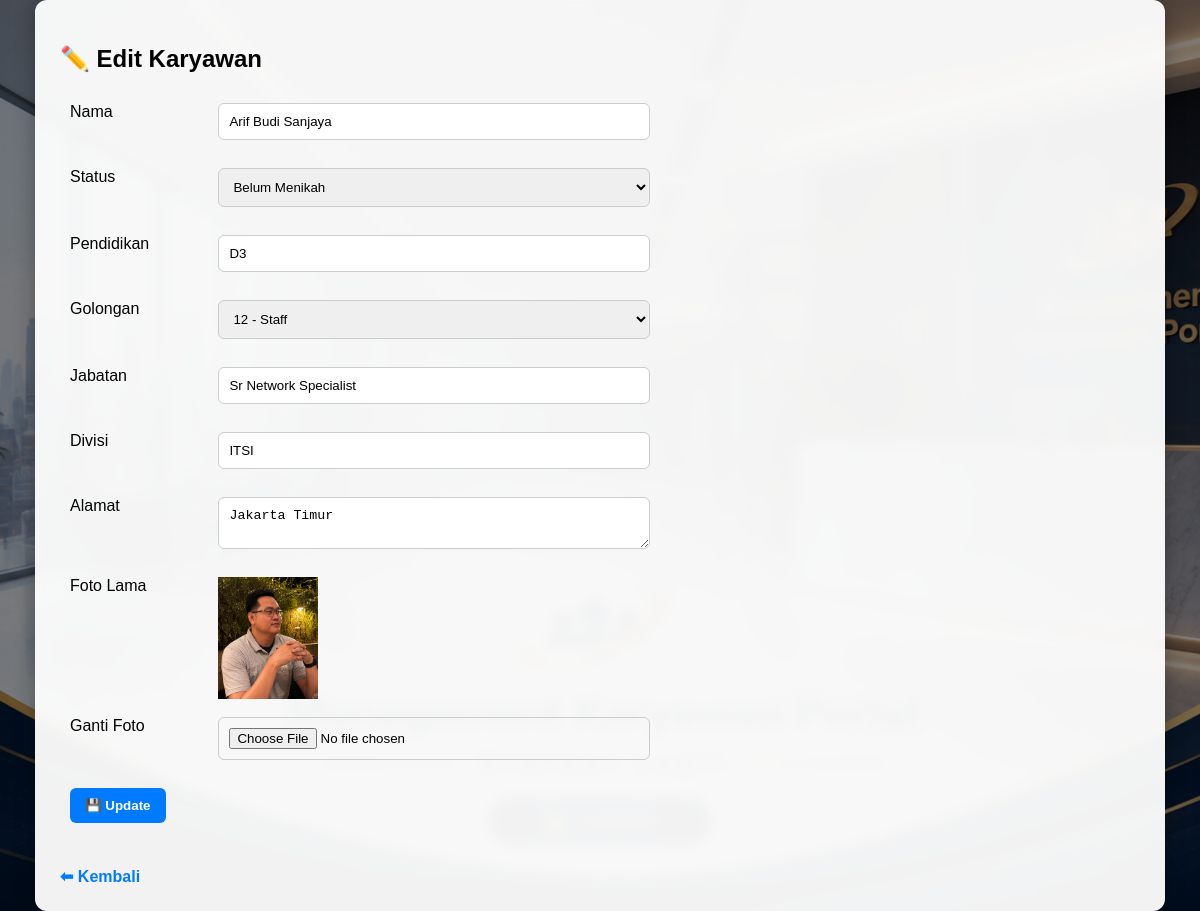
Page /karyawan/edit.php?id=8 (signed in) on the committed database.
### tables this page shows
CREATE TABLE `karyawan` (
  `id` int(11) NOT NULL,
  `nama` varchar(100) DEFAULT NULL,
  `status` varchar(20) DEFAULT NULL,
  `pendidikan` varchar(50) DEFAULT NULL,
  `golongan` int(2) DEFAULT NULL,
  `jabatan` varchar(100) DEFAULT NULL,
  `divisi` varchar(50) DEFAULT NULL,
  `alamat` text DEFAULT NULL,
  `foto` varchar(255) DEFAULT NULL,
  `username` varchar(50) DEFAULT NULL
);

### karyawan/edit.php (the view, shortened to what this page needs)
<?php
include "../config.php";
$id = $_GET['id'];
$q = mysqli_query($koneksi,"SELECT * FROM karyawan WHERE id='$id'");
$d = mysqli_fetch_assoc($q);
?>
<link rel="stylesheet" href="../assets/style.css">
<div class="overlay">
    <div class="content-box">
        <h2>✏️ Edit Karyawan</h2>
        <form method="POST" action="proses.php" enctype="multipart/form-data">
        <table cellpadding="8" style="width:100%; max-width:600px;">
        <tr>
            <td>Nama</td>
            <td><input type="text" name="nama" value="<?= $d['nama']; ?>" required></td>
        </tr>
        <tr>
            <td>Status</td>
            <td>
                <select name="status">
                    <option value="Belum Menikah" <?= ($d['status']=="Belum Menikah")?"selected":""; ?>>Belum Menikah</option>
                </select>
            </td>
        </tr>
        <tr>
            <td>Pendidikan</td>
            <td><input type="text" name="pendidikan" value="<?= $d['pendidikan']; ?>"></td>
        </tr>
        <tr>
            <td>Golongan</td>
            <td>
                <select name="golongan">
                    <option value="12" <?= ($d['golongan']==12)?"selected":""; ?>>12 - Staff</option>
                </select>
            </td>
        </tr>
        <tr>
            <td>Jabatan</td>
            <td><input type="text" name="jabatan" value="<?= $d['jabatan']; ?>"></td>
        </tr>
        <tr>
            <td>Divisi</td>
            <td><input type="text" name="divisi" value="<?= $d['divisi']; ?>"></td>
        </tr>
        <tr>
            <td>Alamat</td>
            <td><textarea name="alamat"><?= $d['alamat']; ?></textarea></td>
        </tr>
        <tr>
            <td>Foto Lama</td>
            <td>
                <?php if(!empty($d['foto'])){ ?>
                    <img src="../upload/foto_karyawan/<?= $d['foto']; ?>" width="100">
                <?php } ?>
            </td>
        </tr>
        <tr>
            <td>Ganti Foto</td>
            <td><input type="file" name="foto"></td>
        </tr>
        <tr>
            <td colspan="2">
                <button class="btn" type="submit" name="update">💾 Update</button>
            </td>
        </tr>
        </table>
        </form>
        <br>
        <a href="index.php">⬅ Kembali</a>
    </div>
</div>

### assets/style.css (style rules this page uses)
.overlay { background: rgba(0,0,0,0.5); min-height: 100vh; display: flex; justify-content: center; align-items: center; }
.content-box { width: 90%; max-width: 1100px; padding: 25px; background: rgba(255,255,255,0.95); border-radius: 12px; box-shadow: 0 0 20px rgba(0,0,0,0.3); backdrop-filter: blur(6px); }
input, select, textarea { width: 100%; padding: 10px; border-radius: 6px; border: 1px solid #ccc; margin-bottom: 10px; }
table td { vertical-align: top; }
.btn { padding: 10px 15px; background: #007bff; color: white; text-decoration: none; border-radius: 6px; font-weight: bold; border: none; cursor: pointer; }
a { text-decoration: none; color: #007bff; font-weight: bold; }

### rows in the picture
karyawan: nama "Arif Budi Sanjaya", status "Belum Menikah", pendidikan "D3", golongan "12 - Staff", jabatan "Sr Network Specialist", divisi "ITSI", alamat "Jakarta Timur", foto (picture)
